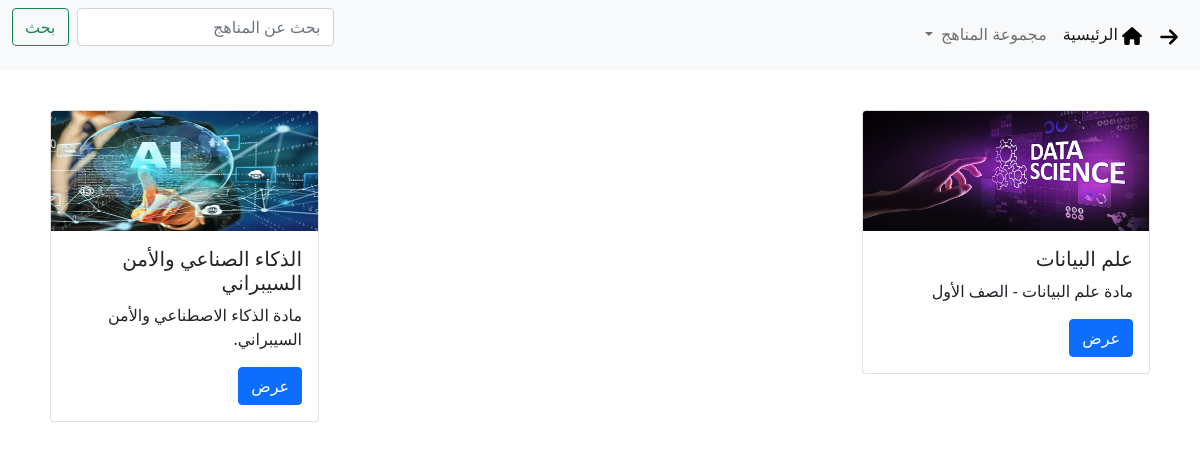
The page /search/ on the database as committed earlier.
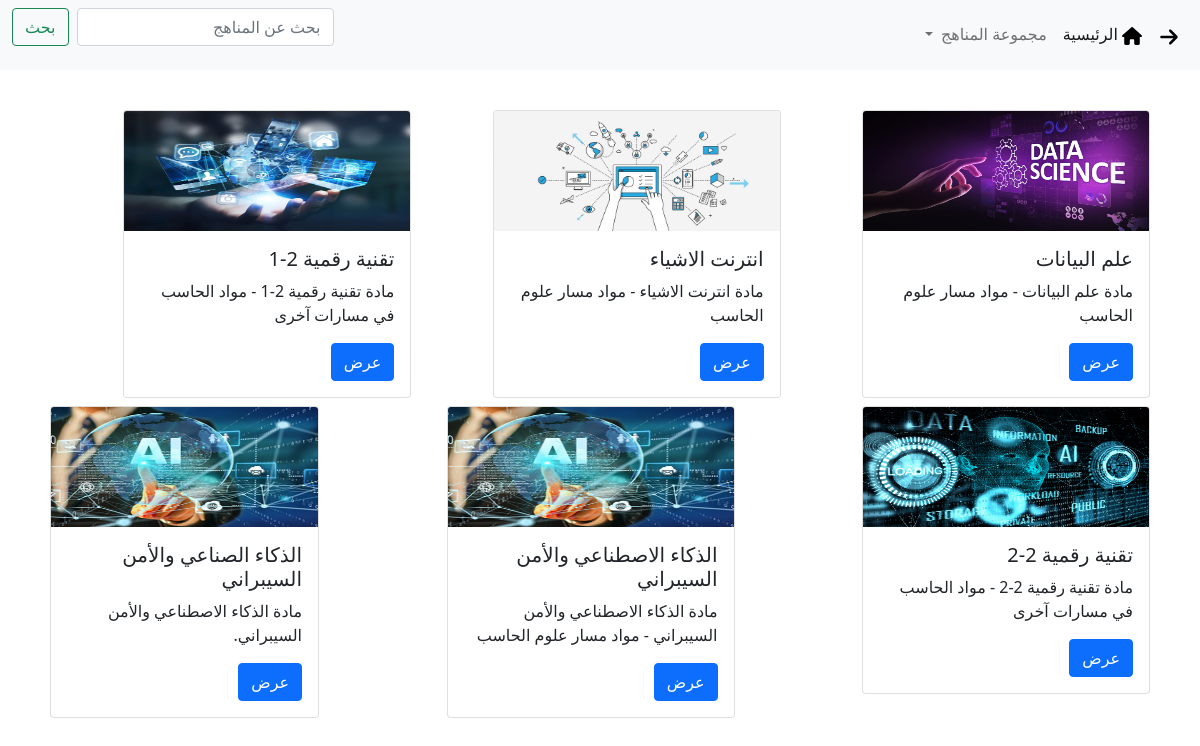
The same page on the database as committed later.
### main/models.py (models this page shows, shortened)
class Subject(models.Model):
    grade = models.ForeignKey(Grade, on_delete=models.CASCADE)
    title = models.CharField(max_length=150)

class Grade(models.Model):
    title = models.CharField(max_length=150)

### main/views.py (the view)
def search(request):
    subjects = Subject.objects.filter(Q(title__icontains=request.POST.get('search', '')))
    return render(request, 'search.html', {'subjects': subjects})

### templates/search.html
{% extends 'home.html' %}
{% block content %}
{% if subjects %}
<div class="container">
<div class="row p-3" style="margin-top: 20px">
  {% for subject in subjects %}
    <div class="col p-1">
        <div class="card" style="width: 18rem;">
          <img src="/static/{{ subject.id }}.jpg" class="card-img-top" alt="..." height="120">
            <div class="card-body">
              <h5 class="card-title">{{ subject.title }}</h5>
              <p class="card-text">مادة {{ subject.title }} - {{ subject.grade.title }}</p>
              <a href="{{ subject.link }}" class="btn btn-primary">عرض</a>
            </div>
          </div>
    </div>
  {% endfor %}
  <div class="col-3 p-1">
    <div class="card">
      <img src="/static/8.jpg" class="card-img-top" alt="..." height="120">
        <div class="card-body">
          <h5 class="card-title">الذكاء الصناعي والأمن السيبراني</h5>
          <p class="card-text">مادة الذكاء الاصطناعي والأمن السيبراني.</p>
          <a href="#" class="btn btn-primary">عرض</a>
        </div>
      </div>
</div>
</div>
</div>
{% else %}
<h2 class="pd-5" style="margin-top: 50; margin-right: 50">لا توجد نتائج للبحث.</h2>
{% endif %}
{% endblock %}

### templates/home.html (shortened to what this page needs)
<html dir="rtl" lang="ar">
{% load static %}
<link rel="stylesheet" href="https://cdn.jsdelivr.net/npm/bootstrap@5.0.2/dist/css/bootstrap.rtl.min.css">
{% load bootstrap5 %}
{% block navbar %}
<nav class="navbar navbar-expand-lg navbar-light bg-light">
  <div class="container-fluid">
    <div class="collapse navbar-collapse" id="navbarSupportedContent">
      <ul class="navbar-nav me-auto mb-2 mb-lg-0">
        <li class="nav-item">
          <button class="nav-link active btn btn-link" onclick="history.back()" aria-current="page">
          </button>
        </li>
        <li class="nav-item">
          <a class="nav-link active" aria-current="page" href="{% url 'home' %}">
            الرئيسية
          </a>
        </li>
        <li class="nav-item dropdown">
          <a class="nav-link dropdown-toggle" id="navbarDropdown" role="button" data-bs-toggle="dropdown" aria-expanded="false">
            مجموعة المناهج
          </a>
        </li>
      </ul>
      <form class="d-flex" method="post" action="/search/">
        <input class="form-control me-2" type="search" placeholder="بحث عن المناهج" aria-label="Search" name="search">
        <button class="btn btn-outline-success" type="submit">بحث</button>
      </form>
    </div>
  </div>
</nav>
{% endblock %}
{% block content %}{% endblock %}
</html>

Rows that differ between the two databases and show on the page:
changed through a linked row, Subject "علم البيانات": grade "الصف الأول" → "مواد مسار علوم الحاسب"
added Subject: shows a picture, title "انترنت الاشياء", grade "مواد مسار علوم الحاسب"
added Subject: shows a picture, title "تقنية رقمية 2-1", grade "مواد الحاسب في مسارات آخرى"
added Subject: shows a picture, title "تقنية رقمية 2-2", grade "مواد الحاسب في مسارات آخرى"
added Subject: shows a picture, title "الذكاء الاصطناعي والأمن السيبراني", grade "مواد مسار علوم الحاسب"
